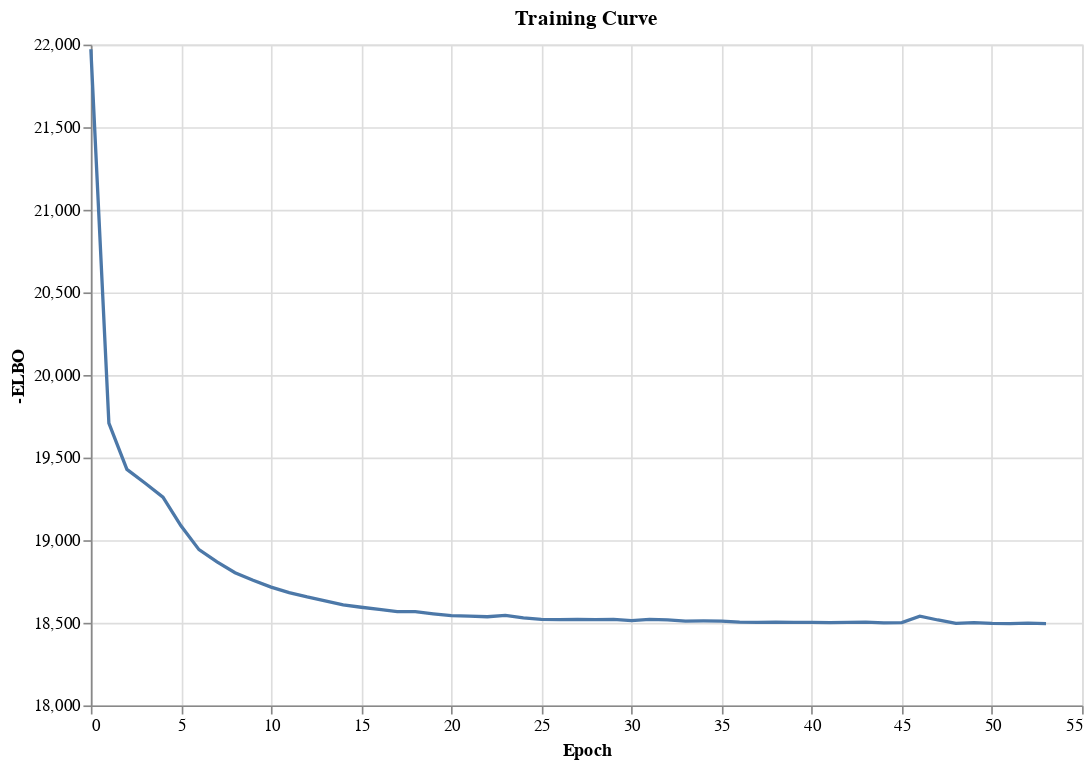

Notebook cell for this chart:
### Code cell
plot_training_curve(prismo_model)

### Figure 1 — Vega specification as saved in the notebook (floating-point values rounded to 4 significant figures)
{"$schema": "https://vega.github.io/schema/vega/v5.json", "data": [{"name": "source_0", "values": [{"-ELBO": 21970.0, "Epoch": 0}, {"-ELBO": 19710.0, "Epoch": 1}, {"-ELBO": 19430.0, "Epoch": 2}, {"-ELBO": 19350.0, "Epoch": 3}, {"-ELBO": 19260.0, "Epoch": 4}, {"-ELBO": 19090.0, "Epoch": 5}, {"-ELBO": 18940.0, "Epoch": 6}, {"-ELBO": 18870.0, "Epoch": 7}, {"-ELBO": 18800.0, "Epoch": 8}, {"-ELBO": 18760.0, "Epoch": 9}, {"-ELBO": 18720.0, "Epoch": 10}, {"-ELBO": 18680.0, "Epoch": 11}, {"-ELBO": 18660.0, "Epoch": 12}, {"-ELBO": 18630.0, "Epoch": 13}, {"-ELBO": 18610.0, "Epoch": 14}, {"-ELBO": 18590.0, "Epoch": 15}, {"-ELBO": 18580.0, "Epoch": 16}, {"-ELBO": 18570.0, "Epoch": 17}, {"-ELBO": 18570.0, "Epoch": 18}, {"-ELBO": 18550.0, "Epoch": 19}, {"-ELBO": 18540.0, "Epoch": 20}, {"-ELBO": 18540.0, "Epoch": 21}, {"-ELBO": 18540.0, "Epoch": 22}, {"-ELBO": 18540.0, "Epoch": 23}, {"-ELBO": 18530.0, "Epoch": 24}, {"-ELBO": 18520.0, "Epoch": 25}, {"-ELBO": 18520.0, "Epoch": 26}, {"-ELBO": 18520.0, "Epoch": 27}, {"-ELBO": 18520.0, "Epoch": 28}, {"-ELBO": 18520.0, "Epoch": 29}, {"-ELBO": 18510.0, "Epoch": 30}, {"-ELBO": 18520.0, "Epoch": 31}, {"-ELBO": 18520.0, "Epoch": 32}, {"-ELBO": 18510.0, "Epoch": 33}, {"-ELBO": 18510.0, "Epoch": 34}, {"-ELBO": 18510.0, "Epoch": 35}, {"-ELBO": 18500.0, "Epoch": 36}, {"-ELBO": 18500.0, "Epoch": 37}, {"-ELBO": 18500.0, "Epoch": 38}, {"-ELBO": 18500.0, "Epoch": 39}, {"-ELBO": 18500.0, "Epoch": 40}, {"-ELBO": 18500.0, "Epoch": 41}, {"-ELBO": 18500.0, "Epoch": 42}, {"-ELBO": 18500.0, "Epoch": 43}, {"-ELBO": 18500.0, "Epoch": 44}, {"-ELBO": 18500.0, "Epoch": 45}, {"-ELBO": 18540.0, "Epoch": 46}, {"-ELBO": 18520.0, "Epoch": 47}, {"-ELBO": 18500.0, "Epoch": 48}, {"-ELBO": 18500.0, "Epoch": 49}, {"-ELBO": 18500.0, "Epoch": 50}, {"-ELBO": 18500.0, "Epoch": 51}, {"-ELBO": 18500.0, "Epoch": 52}, {"-ELBO": 18500.0, "Epoch": 53}]}, {"name": "source_0_x_domain_Epoch", "values": [{"min": 0, "max": 53}]}, {"name": "source_0_y_domain_-ELBO", "values": [{"min": 18500.0, "max": 21970.0}]}], "marks": [{"type": "line", "name": "marks", "from": {"data": "source_0"}, "sort": {"field": "datum[\"Epoch\"]"}, "encode": {"update": {"defined": {"signal": "isValid(datum[\"Epoch\"]) && isFinite(+datum[\"Epoch\"]) && isValid(datum[\"-ELBO\"]) && isFinite(+datum[\"-ELBO\"])"}, "y": {"field": "-ELBO", "scale": "y"}, "x": {"field": "Epoch", "scale": "x"}, "stroke": {"value": "#4c78a8"}}}, "style": ["line"]}], "scales": [{"name": "x", "type": "linear", "domain": [{"signal": "(data(\"source_0_x_domain_Epoch\")[0] || {}).min"}, {"signal": "(data(\"source_0_x_domain_Epoch\")[0] || {}).max"}], "range": [0, {"signal": "width"}], "nice": true, "zero": false}, {"name": "y", "type": "linear", "domain": [{"signal": "(data(\"source_0_y_domain_-ELBO\")[0] || {}).min"}, {"signal": "(data(\"source_0_y_domain_-ELBO\")[0] || {}).max"}], "range": [{"signal": "height"}, 0], "nice": true, "zero": false}], "axes": [{"scale": "x", "domain": false, "zindex": 0, "maxExtent": 0, "gridScale": "y", "aria": false, "minExtent": 0, "orient": "bottom", "grid": true, "tickCount": {"signal": "ceil(width/40)"}, "ticks": false, "labels": false}, {"scale": "y", "orient": "left", "labels": false, "tickCount": {"signal": "ceil(height/40)"}, "aria": false, "grid": true, "gridScale": "x", "minExtent": 0, "maxExtent": 0, "ticks": false, "domain": false, "zindex": 0}, {"scale": "x", "grid": false, "labelFlush": true, "labelOverlap": true, "tickCount": {"signal": "ceil(width/40)"}, "zindex": 0, "orient": "bottom", "title": "Epoch"}, {"scale": "y", "orient": "left", "zindex": 0, "labelOverlap": true, "tickCount": {"signal": "ceil(height/40)"}, "grid": false, "title": "-ELBO"}], "title": {"text": "Training Curve", "frame": "group"}, "width": 600, "height": 400, "style": "cell", "background": "white", "padding": 5}
